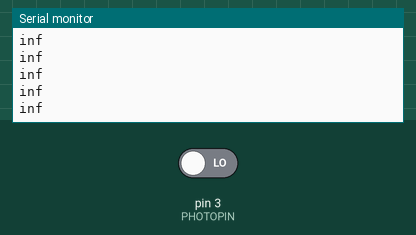
This sketch was run on a simulated Arduino Uno, built with avr-gcc and run on an emulated ATmega328P. Shown: the last lines printed to the serial monitor. The test bench sets the inputs (shaded band); at power-on: pin 3 (PHOTOPIN) LOW.

Above: at 1.2 s.
1.3 s: pin 3 (PHOTOPIN) driven HIGH
At 2.4 s:
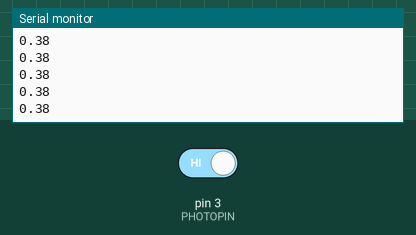
3.2 s: pin 3 (PHOTOPIN) driven LOW
At 3.8 s:
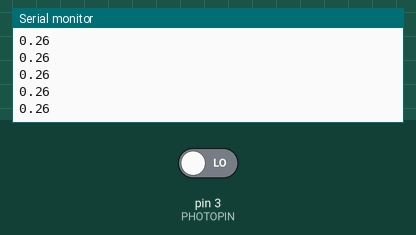

Measured:
- after the input at 1.3 s, the serial monitor: prints a new line after 0.07 s (image 1)
- after the input at 3.2 s, the serial monitor: prints a new line after 0.07 s (image 2)

The sketch:

Exp6a3.ino
```cpp
#define PHOTOPIN 3

float prevTime = 0;  // 1st timestamp to calculate Period
float currTime = 0;  // 2nd timestamp to calculate Period
float T = 0;         // Period
float f = 0;         // frequency


void updateT() {
  currTime = micros();
  T = (currTime - prevTime) / 0.500;
  prevTime = currTime;
}

void setup() {
  pinMode(PHOTOPIN, INPUT);
  attachInterrupt(digitalPinToInterrupt(PHOTOPIN), updateT, CHANGE);
  Serial.begin(9600);
}

void loop() {

  //println(Htime);
  // Serial.println(Ltime);
  // Serial.println(Ttime);

  // Serial.print("Period: ");
  // Serial.print(T);
  // Serial.print("μs | ");

  f = (1000000 / T);
  // Serial.print("Frequency: ");
  Serial.println(f);
  // Serial.println("Hz");

  // Serial.println("");

  //  delay(300);
}
```
